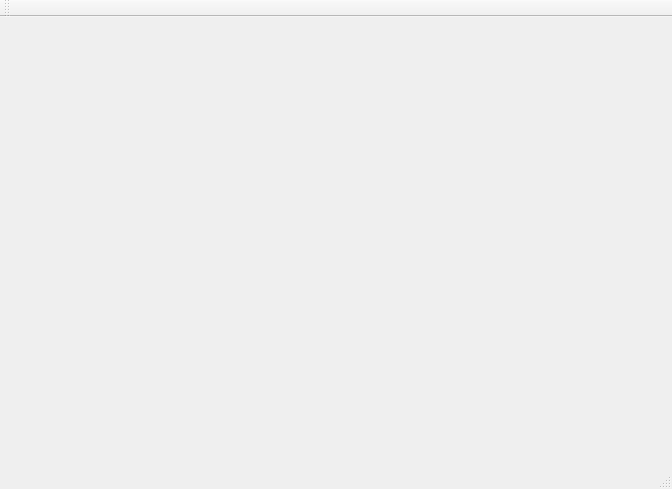
<?xml version="1.0" encoding="UTF-8"?>
<ui version="4.0">
 <class>CCommAssistantClass</class>
 <widget class="QMainWindow" name="CCommAssistantClass">
  <property name="geometry">
   <rect>
    <x>0</x>
    <y>0</y>
    <width>672</width>
    <height>489</height>
   </rect>
  </property>
  <property name="windowTitle">
   <string>CCommAssistant</string>
  </property>
  <widget class="QWidget" name="centralWidget"/>
  <widget class="QMenuBar" name="menuBar">
   <property name="geometry">
    <rect>
     <x>0</x>
     <y>0</y>
     <width>672</width>
     <height>21</height>
    </rect>
   </property>
  </widget>
  <widget class="QToolBar" name="mainToolBar">
   <attribute name="toolBarArea">
    <enum>TopToolBarArea</enum>
   </attribute>
   <attribute name="toolBarBreak">
    <bool>false</bool>
   </attribute>
  </widget>
  <widget class="QStatusBar" name="statusBar"/>
 </widget>
 <layoutdefault spacing="6" margin="11"/>
 <resources>
  <include location="CommAssistant.qrc"/>
 </resources>
 <connections/>
</ui>
